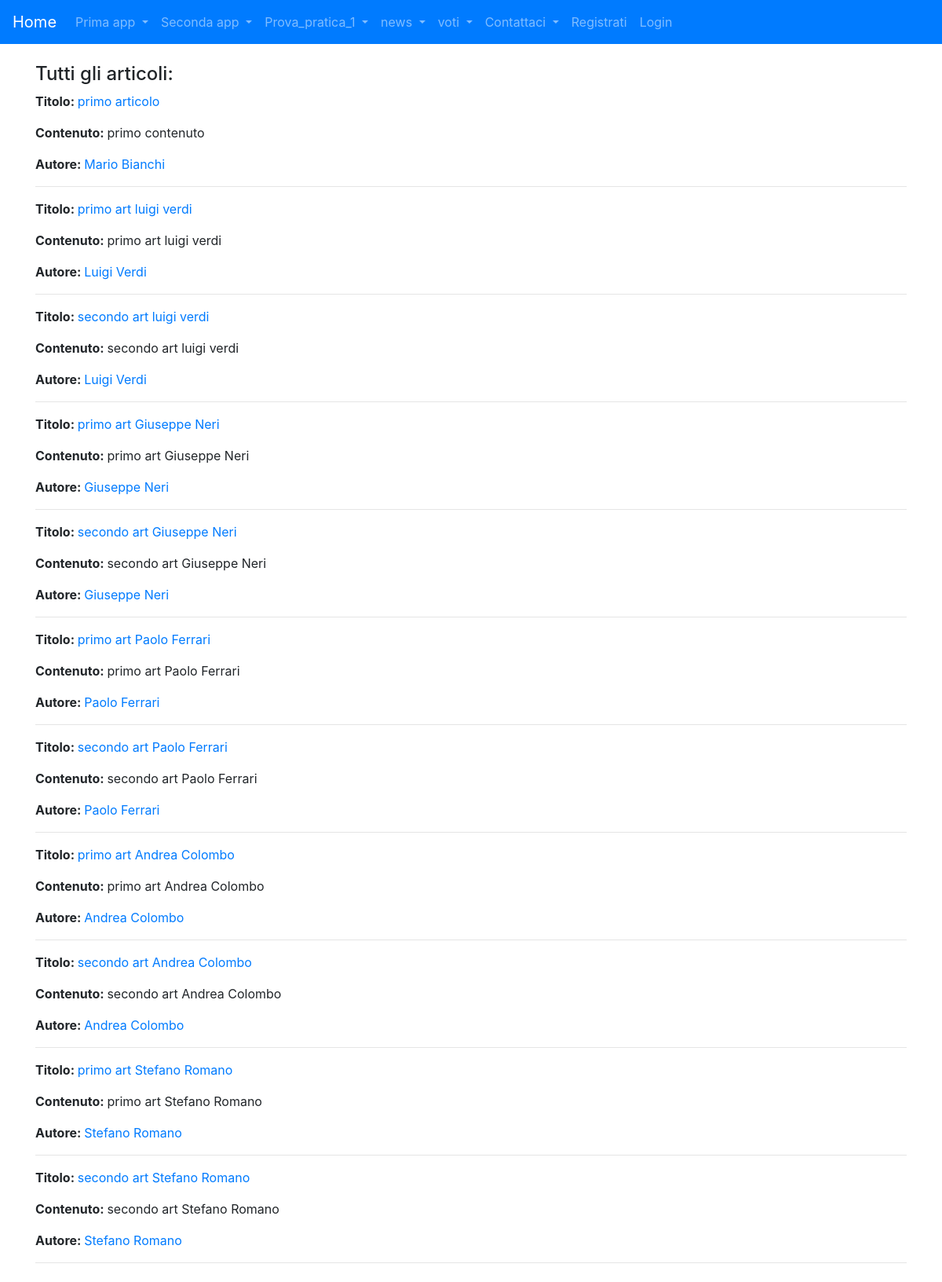
Before: /news/lista_articoli with the older database file.
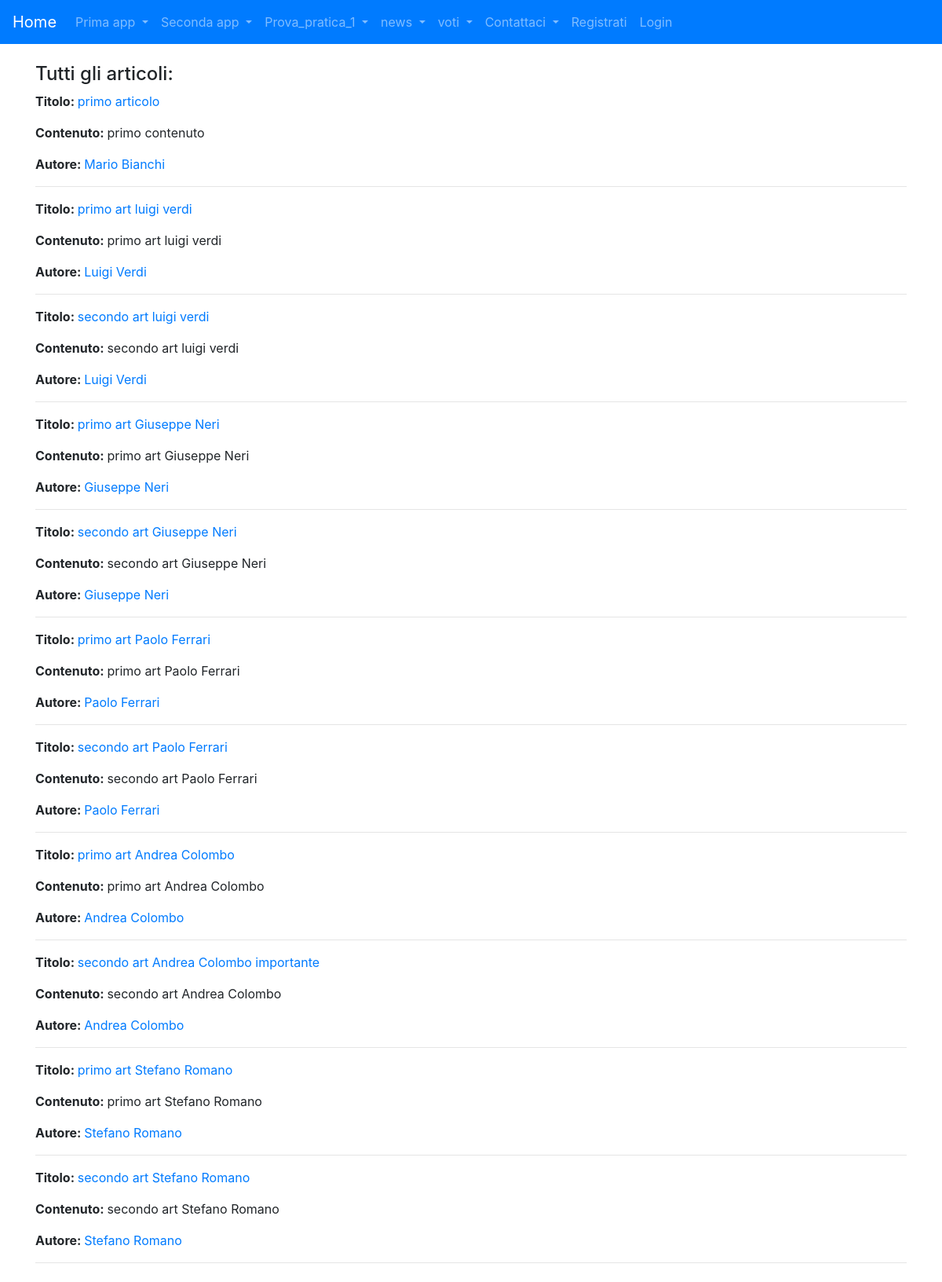
After: the same page with the newer database file.
### news/models.py (models this page shows, shortened)
class Articolo(models.Model):
    titolo = models.CharField(max_length=100)
    contenuto = models.TextField()
    giornalista = models.ForeignKey(Giornalista, on_delete=models.CASCADE, related_name="articoli")
    data = models.DateField(blank=True)
    visualizzazioni = models.IntegerField(default=0,blank=True)
    class Meta:
        verbose_name = "Articolo"
        verbose_name_plural = "Articoli"

class Giornalista(models.Model):
    nome = models.CharField(max_length=20)
    cognome = models.CharField(max_length=20)
    anno_di_nascita = models.DateField(blank=True)
    def __str__(self):
        return self.nome + " " + self.cognome
    class Meta:
        verbose_name = "Giornalista"
        verbose_name_plural = "Giornalisti"

### news/views.py (the view)
# urls.py: path('lista_articoli', listaArticoli, name='lista_articoli'),
def listaArticoli(request,pk=None):
    if(pk==None):
        articoli = Articolo.objects.all()
    else:
        articoli = Articolo.objects.filter(giornalista_id=pk)
    if(pk==None):
        titolo = "Tutti gli articoli:"
    else:
        titolo = "Articoli di un giornalista:"
    context = {
        'titolo': titolo,
        'articoli': articoli
    }
    return render(request, 'news/lista_articoli.html', context)

### news/templates/news/lista_articoli.html (shortened to what this page needs)
{% extends 'base.html' %}
{% block content %} <h4>{{ titolo }}</h4>
{% for articolo in articoli %}
    <p><strong>Titolo: </strong>
         <a href={% url 'news:articolo_detail' articolo.id %}>{{ articolo.titolo }}</a>
    </p>
    <p><strong>Contenuto: </strong>
        {{ articolo.contenuto }}
    </p>
    <p><strong>Autore: </strong>
        <a href={% url 'news:giornalista_detail' articolo.giornalista.id %}>{{ articolo.giornalista }}</a>
    </p>
    <hr>
{% endfor %}
{%endblock content %}

Changed rows visible on the page:
changed Articolo "secondo art Andrea Colombo": titolo "secondo art Andrea Colombo" → "secondo art Andrea Colombo importante"
